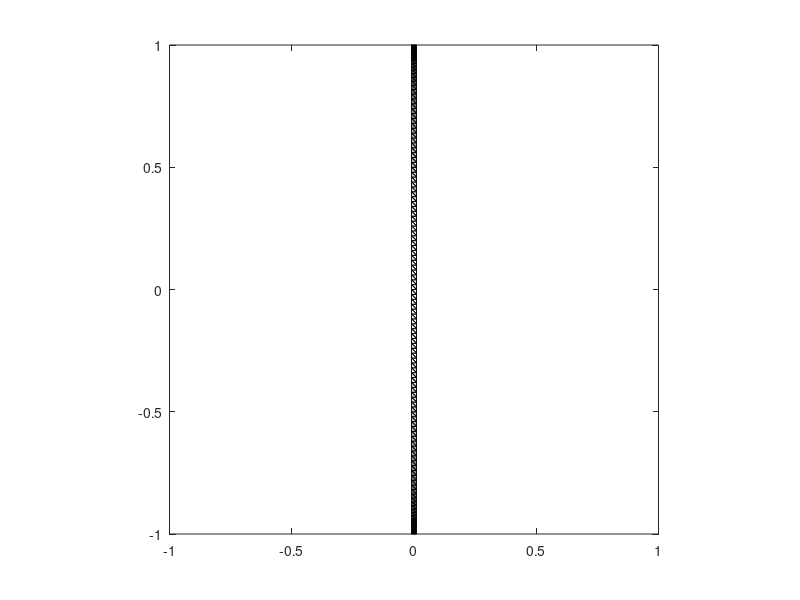

The MATLAB script that drew this image:
%RWG5SINGLE Visualizes the surface current magnitude 
%   at a particular frequency
%   Uses the mesh file from RWG2, mesh2.mat, and 
%   the file containing surface current coefficients, current.mat, 
%   from RWG3 as inputs.
%
%   The following parameters need to be specified:
%
%   Frequency value [Hz]            FreqToPlot
%
%   Copyright 2002 AEMM. Revision 2002/03/23 
%   Chapter 7

clear all
load('mesh2');
load('current');
FreqToPlot=75e6

[dummy,FF]=min(abs(FreqToPlot-f));
f(FF)
I(:,1)=CURRENT(:,FF);

Index=find(t(4,:)<=1);
Triangles=length(Index);

%Find the current density for every triangle
for k=1:TrianglesTotal
   i=[0 0 0]';
   for m=1:EdgesTotal
      if(TrianglePlus(m)==k)
         i=i+I(m)*EdgeLength(m)*RHO_Plus(:,m)/(2*Area(TrianglePlus(m)));
      end
      if(TriangleMinus(m)==k)
         i=i+I(m)*EdgeLength(m)*RHO_Minus(:,m)/(2*Area(TriangleMinus(m)));
      end
   end
   CurrentNorm(k)=abs(norm(i));
end

Jmax=max(CurrentNorm);
MaxCurrent=strcat(num2str(Jmax),'[A/m]')
CurrentNorm1=CurrentNorm/max(CurrentNorm);
for m=1:Triangles
    N=t(1:3,m);
    X(1:3,m)=[p(1,N)]';
    Y(1:3,m)=[p(2,N)]';
    Z(1:3,m)=[p(3,N)]';      
end
C=repmat(CurrentNorm1,3,1);

h=fill3(X, Y, Z, C); %linear scale
%colormap copper;
colormap gray;
brighten(0.20);
axis('equal');
view(0,90);